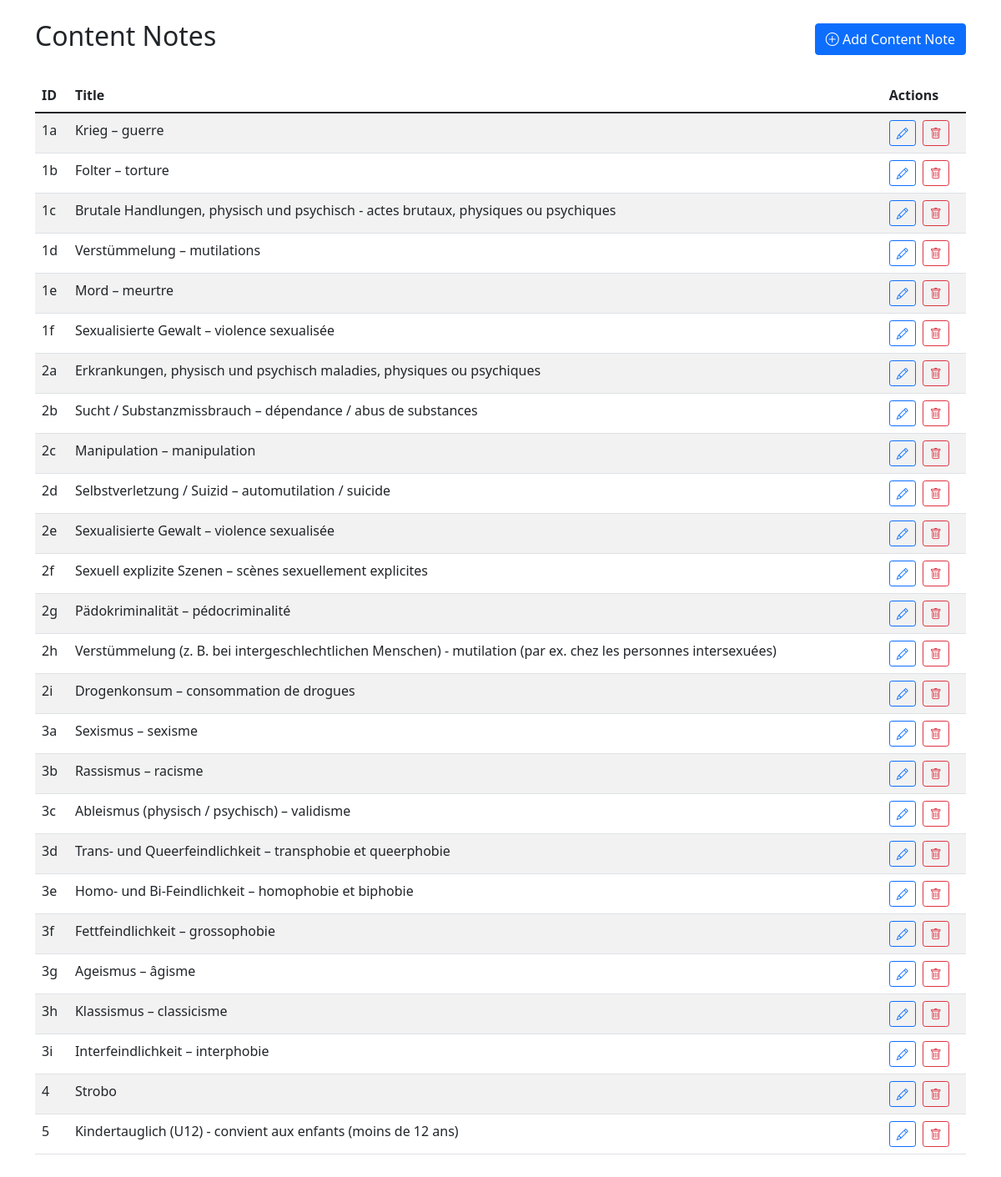
/admin/pages/content_notes.php, run on the app's committed database.
### tables this page shows
CREATE TABLE `content_notes` (
  `id` varchar(36) NOT NULL,
  `title` varchar(255) NOT NULL
);

### models/ContentNote.php (called while the page is built, shortened)
<?php
class ContentNote {
    private $conn;
    private $table_name = "content_notes";
    public function __construct($db) {
        $this->conn = $db;
    }
    public function read() {
        $query = "SELECT * FROM " . $this->table_name;
        $stmt = $this->conn->prepare($query);
        $stmt->execute();
        return $stmt;
    }
}

### admin/pages/content_notes.php (the view, shortened to what this page needs)
<?php
try {
    $basePath = dirname(dirname(__DIR__));
    require_once $basePath . '/models/ContentNote.php';
    $database = new Database();
    $db = $database->getConnection();
    $contentNote = new ContentNote($db);
} catch (Exception $e) {
    die('Error: ' . $e->getMessage());
}
?>
<!DOCTYPE html>
<html lang="en">
<head>
    <link href="https://cdn.jsdelivr.net/npm/bootstrap@5.1.3/dist/css/bootstrap.min.css" rel="stylesheet">
    <link href="https://cdn.jsdelivr.net/npm/bootstrap-icons@1.7.2/font/bootstrap-icons.css" rel="stylesheet">
</head>
<body>
<div class="container py-4">
    <div class="d-flex justify-content-between align-items-center mb-4">
        <h2>Content Notes</h2>
        <button class="btn btn-primary" data-bs-toggle="modal" data-bs-target="#formModal" onclick="loadContentNoteForm()">
            <i class="bi bi-plus-circle"></i> Add Content Note
        </button>
    </div>
    <div class="table-responsive">
        <table class="table table-striped">
            <thead>
                <tr>
                    <th>ID</th>
                    <th>Title</th>
                    <th>Actions</th>
                </tr>
            </thead>
            <tbody>
                <?php
                try {
                    $stmt = $contentNote->read();
                    while ($row = $stmt->fetch(PDO::FETCH_ASSOC)) {
                        echo "<tr>";
                        echo "<td>" . htmlspecialchars($row['id']) . "</td>";
                        echo "<td>" . htmlspecialchars($row['title']) . "</td>";
                        echo "<td class='action-buttons'>";
                        $editBtn = sprintf('<button class="btn btn-sm btn-outline-primary me-2" onclick="loadContentNoteForm(\'%s\')" data-bs-toggle="modal" data-bs-target="#formModal"><i class="bi bi-pencil"></i></button>', $row['id']);
                        $deleteBtn = sprintf('<button class="btn btn-sm btn-outline-danger" onclick="deleteContentNote(\'%s\')"><i class="bi bi-trash"></i></button>', $row['id']);
                        echo $editBtn . $deleteBtn;
                        echo "</td>";
                        echo "</tr>";
                    }
                } catch (Exception $e) {
                    echo "<tr><td colspan='4' class='text-danger'>Error loading content notes: " . htmlspecialchars($e->getMessage()) . "</td></tr>";
                }
                ?>
            </tbody>
        </table>
    </div>
</div>
</body>
</html>

### data on the page
content_notes: id "1a", title "Krieg – guerre"
content_notes: id "1b", title "Folter – torture"
content_notes: id "1c", title "Brutale Handlungen, physisch und psychisch - actes brutaux, physiques ou psychiques"
content_notes: id "1d", title "Verstümmelung – mutilations"
content_notes: id "1e", title "Mord – meurtre"
content_notes: id "1f", title "Sexualisierte Gewalt – violence sexualisée"
content_notes: id "2a", title "Erkrankungen, physisch und psychisch maladies, physiques ou psychiques"
content_notes: id "2b", title "Sucht / Substanzmissbrauch – dépendance / abus de substances"
content_notes: id "2c", title "Manipulation – manipulation"
content_notes: id "2d", title "Selbstverletzung / Suizid – automutilation / suicide"
content_notes: id "2e", title "Sexualisierte Gewalt – violence sexualisée"
content_notes: id "2f", title "Sexuell explizite Szenen – scènes sexuellement explicites"
content_notes: id "2g", title "Pädokriminalität – pédocriminalité"
content_notes: id "2h", title "Verstümmelung (z. B. bei intergeschlechtlichen Menschen) - mutilation (par ex. chez les personnes intersexuées)"
content_notes: id "2i", title "Drogenkonsum – consommation de drogues"
content_notes: id "3a", title "Sexismus – sexisme"
content_notes: id "3b", title "Rassismus – racisme"
content_notes: id "3c", title "Ableismus (physisch / psychisch) – validisme"
content_notes: id "3d", title "Trans- und Queerfeindlichkeit – transphobie et queerphobie"
content_notes: id "3e", title "Homo- und Bi-Feindlichkeit – homophobie et biphobie"
content_notes: id "3f", title "Fettfeindlichkeit – grossophobie"
content_notes: id "3g", title "Ageismus – âgisme"
content_notes: id "3h", title "Klassismus – classicisme"
content_notes: id "3i", title "Interfeindlichkeit – interphobie"
content_notes: id "4", title "Strobo"
content_notes: id "5", title "Kindertauglich (U12) - convient aux enfants (moins de 12 ans)"
